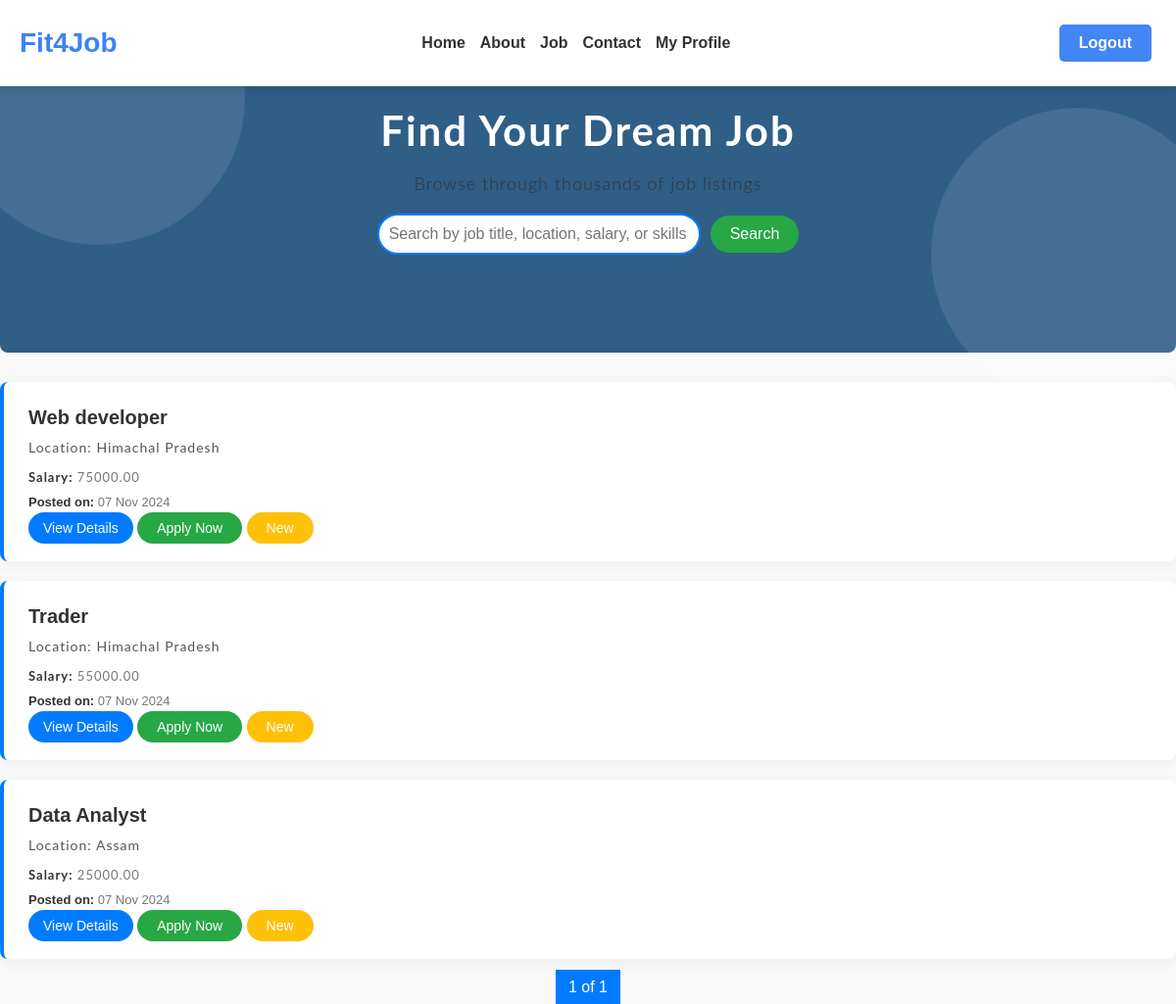
/job-list/ (signed in), run on the app's committed database.
### ats_app/models.py (models this page shows, shortened)
class Job(models.Model):
    title = models.CharField(max_length=100)
    description = models.TextField()
    job_type = models.CharField(max_length=50)
    location = models.CharField(max_length=100)
    skills = models.CharField(max_length=200)
    salary = models.DecimalField(max_digits=10, decimal_places=2)
    created_at = models.DateTimeField(default=timezone.now)
    updated_at = models.DateTimeField(auto_now=True)
    user = models.ForeignKey(User, on_delete=models.CASCADE)

### ats_app/views.py (the view)
    def wrapper(request, *args, **kwargs):
        if 'username' in request.session:
            return view_func(request, *args, **kwargs)
        else:
            messages.error(request, 'You need to log in to access this page.')
            return redirect('signin')

### ats_app/views.py (called while the page is built)
def is_authenticated(view_func):
    def wrapper(request, *args, **kwargs):
        if 'username' in request.session:
            return view_func(request, *args, **kwargs)
        else:
            messages.error(request, 'You need to log in to access this page.')
            return redirect('signin')
    return wrapper

@is_authenticated
def job_view(request):
    query = request.GET.get('q', '')  # Search query
    today = timezone.now().date() # Current date for checking new jobs
    job_list = Job.objects.filter(
        Q(title__icontains=query) |           # Search by title
        Q(location__icontains=query) |        # Search by location
        Q(salary__icontains=query) |          # Search by salary
        Q(skills__icontains=query)            # Search by skills
    ) if query else Job.objects.all()
    job_list = job_list.order_by('-created_at')
    paginator = Paginator(job_list, 5)
    page_number = request.GET.get('page')
    page_obj = paginator.get_page(page_number)
    return render(request, 'main/job_list.html', {
        'page_obj': page_obj,
        'query': query,
        'today': today
    })

### templates/main/job_list.html (shortened to what this page needs)
{% extends 'base.html' %}
{% load static %}
{% block content %}
<div class="job-masthead">
    <h1 class="job-heading">Find Your Dream Job</h1>
    <p class="job-subheading">Browse through thousands of job listings</p>
    <form method="GET" action="{% url 'job' %}" class="search-form">
        <input type="text" name="q" class="search-input" placeholder="Search by job title, location, salary, or skills"
            value="{{ request.GET.q }}">
        <button type="submit" class="btn-search">Search</button>
    </form>
</div>
<ul class="job-listings-container">
    {% for job in page_obj %}
    <li class="job-item-card">
        <h2 class="job-item-title">{{ job.title }}</h2>
        <p class="job-item-location">Location: {{ job.location }}</p>
        <p class="job-item-meta"><strong>Salary:</strong> {{ job.salary }}</p>
        <div class="job-item-meta">
            <strong>Posted on:</strong> {{ job.created_at|date:"d M Y" }}
        </div>
        <a href="{% url 'job_detail' job.id %}" class="btn-view-job">View Details</a>
        {% if request.session.role != 'recruiter' %}
        <a href="{% url 'apply_for_job' job.id %}" class="btn-apply-job">Apply Now</a>
        {% endif %}
        {% if job.created_at.date == today %}
        <span class="new-job-badge">New</span>
        {% endif %}
    </li>
    {% endfor %}
</ul>
<div class="pagination">
    <span class="step-links">
        <span class="current-page">{{ page_obj.number }} of {{ page_obj.paginator.num_pages }}</span>
    </span>
</div>
{% endblock %}

### static/css/style copy.css (style rules this page uses)
body { font-family: 'Poppins', sans-serif; margin: 0; padding: 0; background-color: #f4f4f4; color: #333; margin-top: 80px; }
body { margin: 0; }
h1 { font-family: 'Lato', sans-serif; font-weight: 200; letter-spacing: 2px; font-size: 35px; }
p { font-family: 'Lato', sans-serif; letter-spacing: 1px; font-size: 14px; color: #333333; }

### static/css/job_category.css (style rules this page uses)
html, body { overflow-x: hidden; }

### static/css/about.css (style rules this page uses)
html, body { height: 100%; margin: 0; }

### templates/main/job_list.html (style rules this page uses)
body { font-family: 'Arial', sans-serif; background-color: #f9f9f9; margin: 0; padding: 0; }
.job-masthead { background-color: #2f5e87; padding: 80px 0; color: #fff; text-align: center; position: relative; border-radius: 8px; }
.job-masthead::before, .job-masthead::after { content: ""; position: absolute; top: -50px; left: -50px; width: 300px; height: 300px; background: rgba(255, 255, 255, 0.1); border-radius: 50%; z-index: 1; animation: floatShapes 10s infinite ease-in-out; }
.job-masthead::after { top: auto; bottom: -50px; right: -50px; left: auto; animation-duration: 12s; }
.job-heading { font-size: 42px; font-weight: 700; margin-bottom: 10px; z-index: 2; position: relative; animation: fadeInDown 1.5s ease; }
.job-subheading { font-size: 18px; font-weight: 300; z-index: 2; position: relative; animation: fadeInUp 1.5s ease; }
.job-listings-container { list-style: none; padding: 0; margin-top: 30px; }
.job-item-card { background-color: #fff; border-radius: 8px; margin-bottom: 20px; padding: 25px; box-shadow: 0 4px 15px rgba(0, 0, 0, 0.05); transition: box-shadow 0.3s ease; flex-direction: column; border-left: 4px solid #007bff; }
.job-item-title { font-size: 20px; font-weight: 600; margin: 0; color: #333; margin-bottom: 10px; }
.job-item-company, .job-item-location { font-size: 14px; font-weight: 400; margin-top: 5px; color: #555; }
.job-item-meta { font-size: 13px; color: #777; margin-top: 10px; margin-bottom: 10px; }
.job-item-meta strong { color: #333; }
.btn-apply-job { background-color: #28a745; color: white; padding: 8px 20px; border-radius: 40px; text-decoration: none; font-size: 14px; margin-top: 15px; transition: background-color 0.3s ease; align-self: flex-start; }
.pagination { text-align: center; margin-top: 20px; }
.pagination .step-links { display: inline-block; margin: 0; padding: 0; }
.pagination .step-links .current-page { padding: 8px 12px; margin: 2px; background-color: #007bff; color: white; border: 1px solid #007bff; }
.new-job-badge { background-color: #ffc107; color: white; padding: 8px 20px; font-size: 14px; border-radius: 20px; }
.search-form { display: flex; justify-content: center; align-items: center; margin: 20px 0; }
.search-input { width: 330px; padding: 10px; border: 2px solid #007bff; border-radius: 30px; font-size: 16px; outline: none; transition: all 0.3s ease; }
.btn-search { background-color: #28a745; color: white; border: none; padding: 10px 20px; margin-left: 10px; border-radius: 30px; font-size: 16px; cursor: pointer; transition: background-color 0.3s ease; }
.btn-view-job { background-color: #007bff; color: white; padding: 8px 15px; border-radius: 40px; text-decoration: none; font-size: 14px; margin-top: 15px; transition: background-color 0.3s ease; align-self: flex-start; }

### data on the page
Job: title "Web developer", location "Himachal Pradesh", salary "75000.00", created_at "07 Nov 2024", shows "New"
Job: title "Trader", location "Himachal Pradesh", salary "55000.00", created_at "07 Nov 2024", shows "New"
Job: title "Data Analyst", location "Assam", salary "25000.00", created_at "07 Nov 2024", shows "New"

### other printed values
{{ page_obj.number }} "1"
{{ page_obj.paginator.num_pages }} "1"
